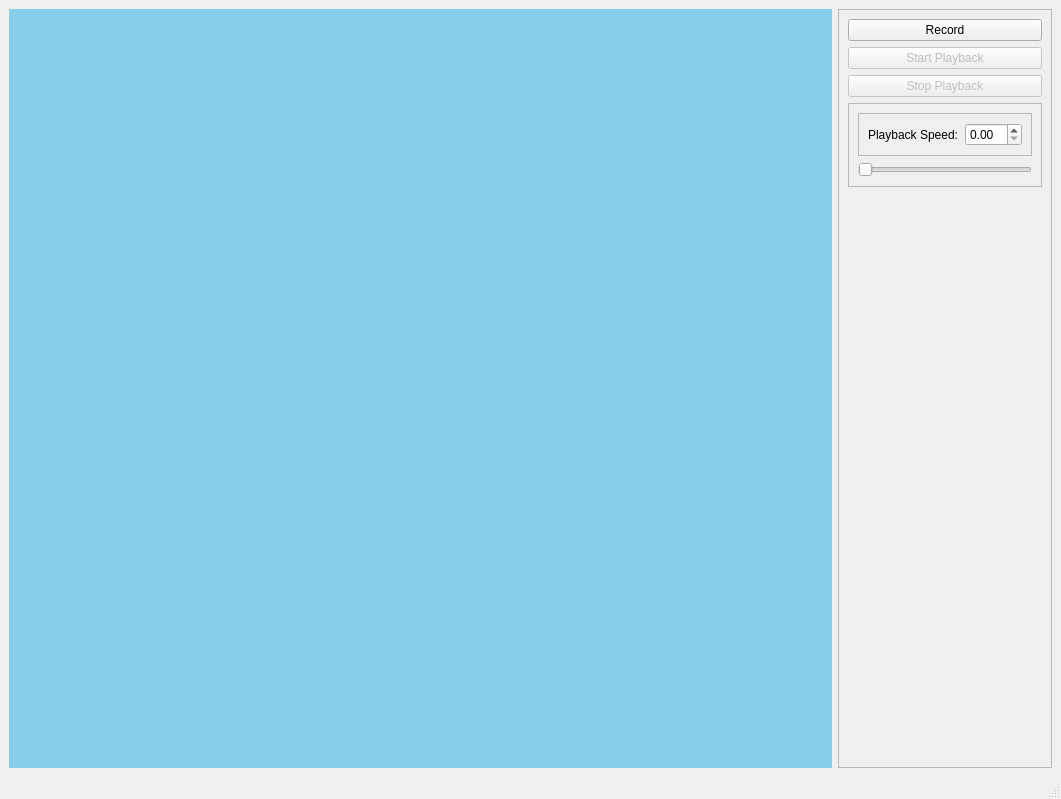
<?xml version="1.0" encoding="UTF-8"?>
<ui version="4.0">
 <class>MainWindow</class>
 <widget class="QMainWindow" name="MainWindow">
  <property name="geometry">
   <rect>
    <x>0</x>
    <y>0</y>
    <width>1061</width>
    <height>799</height>
   </rect>
  </property>
  <property name="windowTitle">
   <string>MainWindow</string>
  </property>
  <widget class="QWidget" name="centralwidget">
   <layout class="QHBoxLayout" name="horizontalLayout">
    <item>
     <widget class="QWidget" name="mainDisplay" native="true">
      <property name="styleSheet">
       <string notr="true">background-color:skyblue</string>
      </property>
     </widget>
    </item>
    <item>
     <widget class="QFrame" name="frame">
      <property name="sizePolicy">
       <sizepolicy hsizetype="Maximum" vsizetype="Preferred">
        <horstretch>0</horstretch>
        <verstretch>0</verstretch>
       </sizepolicy>
      </property>
      <property name="frameShape">
       <enum>QFrame::StyledPanel</enum>
      </property>
      <property name="frameShadow">
       <enum>QFrame::Raised</enum>
      </property>
      <layout class="QVBoxLayout" name="verticalLayout_2">
       <item>
        <widget class="QPushButton" name="recordBtn">
         <property name="text">
          <string>Record</string>
         </property>
        </widget>
       </item>
       <item>
        <widget class="QPushButton" name="playBtn">
         <property name="enabled">
          <bool>false</bool>
         </property>
         <property name="text">
          <string>Start Playback</string>
         </property>
         <property name="checkable">
          <bool>false</bool>
         </property>
         <property name="checked">
          <bool>false</bool>
         </property>
        </widget>
       </item>
       <item>
        <widget class="QPushButton" name="stopBtn">
         <property name="enabled">
          <bool>false</bool>
         </property>
         <property name="text">
          <string>Stop Playback</string>
         </property>
        </widget>
       </item>
       <item>
        <widget class="QFrame" name="frame_3">
         <property name="frameShape">
          <enum>QFrame::StyledPanel</enum>
         </property>
         <property name="frameShadow">
          <enum>QFrame::Raised</enum>
         </property>
         <layout class="QVBoxLayout" name="verticalLayout">
          <item>
           <widget class="QFrame" name="frame_2">
            <property name="frameShape">
             <enum>QFrame::StyledPanel</enum>
            </property>
            <property name="frameShadow">
             <enum>QFrame::Raised</enum>
            </property>
            <layout class="QFormLayout" name="formLayout">
             <item row="0" column="0">
              <widget class="QLabel" name="label">
               <property name="text">
                <string>Playback Speed:</string>
               </property>
              </widget>
             </item>
             <item row="0" column="1">
              <widget class="QDoubleSpinBox" name="playspeedBox"/>
             </item>
            </layout>
           </widget>
          </item>
          <item>
           <widget class="QSlider" name="playspeedBar">
            <property name="orientation">
             <enum>Qt::Horizontal</enum>
            </property>
           </widget>
          </item>
         </layout>
        </widget>
       </item>
       <item>
        <spacer name="verticalSpacer">
         <property name="orientation">
          <enum>Qt::Vertical</enum>
         </property>
         <property name="sizeHint" stdset="0">
          <size>
           <width>20</width>
           <height>40</height>
          </size>
         </property>
        </spacer>
       </item>
      </layout>
     </widget>
    </item>
   </layout>
  </widget>
  <widget class="QStatusBar" name="statusbar"/>
 </widget>
 <resources/>
 <connections/>
</ui>
